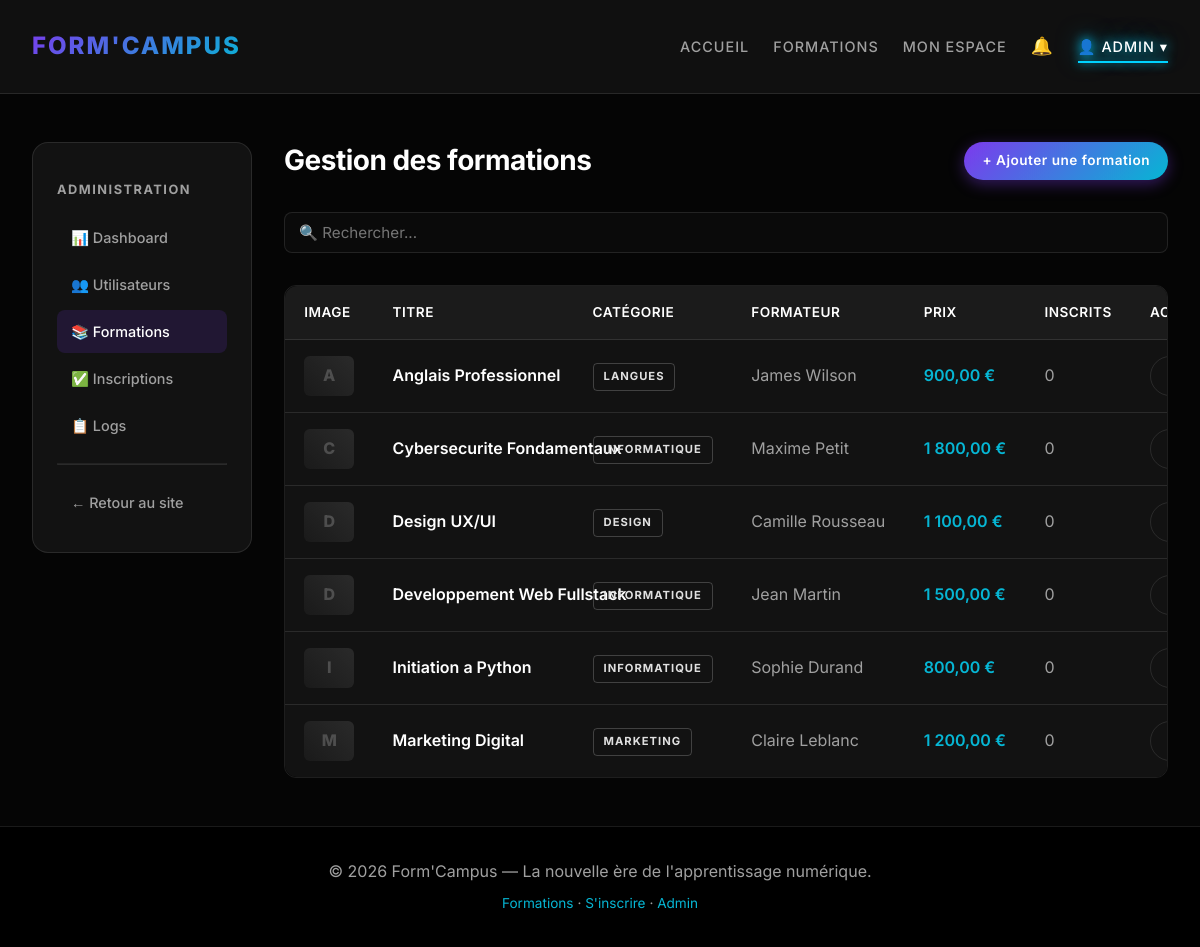
The page /admin_formations.php (signed in) on the database its author committed.
### tables this page shows
CREATE TABLE formations (
    id          INT AUTO_INCREMENT PRIMARY KEY,
    titre       VARCHAR(255)  NOT NULL,
    categorie   VARCHAR(100)  NOT NULL,
    description TEXT,
    duree       VARCHAR(50),
    prix        DECIMAL(10,2) NOT NULL DEFAULT 0,
    formateur   VARCHAR(150)  DEFAULT NULL,
    image       VARCHAR(255)  DEFAULT NULL,
    actif       TINYINT(1)    NOT NULL DEFAULT 1,
    created_at  DATETIME      DEFAULT CURRENT_TIMESTAMP
);

### admin_formations.php (the view, shortened to what this page needs)
<?php
require_once 'includes/db.php';
$formations = $pdo->query(
    "SELECT f.*, (SELECT COUNT(*) FROM inscriptions i WHERE i.formation_id=f.id) AS nb_inscrits
     FROM formations f WHERE f.actif=1 ORDER BY f.titre"
)->fetchAll();
include 'includes/header.php';
?>
<div class="admin-layout">
    <?php include 'includes/admin_sidebar.php'; ?>
    <div class="admin-content">
        <div class="page-header">
            <h1>Gestion des formations</h1>
            <a href="admin_formation_edit.php" class="btn btn-small">+ Ajouter une formation</a>
        </div>
        <div class="filter-bar">
            <input type="text" id="adminSearch" placeholder="🔍 Rechercher...">
        </div>
        <div class="table-wrap">
            <table>
                <thead>
                    <tr>
                        <th>Image</th><th>Titre</th><th>Catégorie</th>
                        <th>Formateur</th><th>Prix</th><th>Inscrits</th><th>Actions</th>
                    </tr>
                </thead>
                <tbody>
                    <?php foreach ($formations as $f): ?>
                    <tr>
                        <td>
                            <?php if (!empty($f['image'])): ?>
                                <img src="uploads/<?= htmlspecialchars($f['image']) ?>" style="width:50px;height:40px;object-fit:cover;border-radius:6px;" alt="">
                            <?php else: ?>
                                <div style="width:50px;height:40px;background:linear-gradient(45deg,#1a1a1a,#2a2a2a);border-radius:6px;display:flex;align-items:center;justify-content:center;font-weight:800;color:rgba(255,255,255,.2);">
                                    <?= substr($f['titre'],0,1) ?>
                                </div>
                            <?php endif; ?>
                        </td>
                        <td style="font-weight:600;color:#fff;max-width:200px;">
                            <?= htmlspecialchars($f['titre']) ?>
                        </td>
                        <td><span class="badge" style="<?= ''?>"><?= htmlspecialchars($f['categorie']) ?></span></td>
                        <td><?= htmlspecialchars($f['formateur'] ?? '—') ?></td>
                        <td style="color:var(--accent-color);font-weight:600;">
                            <?= $f['prix']==0?'Gratuit':number_format($f['prix'],2,',',' ').' €' ?>
                        </td>
                        <td><?= $f['nb_inscrits'] ?></td>
                        <td style="white-space:nowrap;">
                            <a href="detail.php?id=<?= $f['id'] ?>" class="btn btn-small btn-outline" target="_blank">👁</a>
                        </td>
                    </tr>
                    <?php endforeach; ?>
                </tbody>
            </table>
        </div>
    </div>
</div>
<?php include 'includes/footer.php'; ?>

### css/style.css (style rules this page uses)
:root { --bg-color: #050505; --card-bg: #121212; --card-hover: #1a1a1a; --text-color: #e0e0e0; --text-muted: #a0a0a0; --primary-color: #7c3aed; --accent-color: #06b6d4; --success-color: #22c55e; --error-color: #ef4444; --gradient-primary: linear-gradient(135deg, #7c3aed 0%, #06b6d4 100%); --gradient-glow: linear-gradient(135deg, rgba(124,58,237,.5) 0%, rgba(6,182,212,.5) 100%); --border-color: rgba(255,255,255,.1); --font-family: 'Inter', 'Segoe UI', Roboto, Helvetica, Arial, sans-serif; --shadow-glow: 0 0 20px rgba(124,58,237,.3); }
*, *::before, *::after { box-sizing: border-box; }
body { background-color: var(--bg-color); color: var(--text-color); font-family: var(--font-family); margin: 0; padding: 0; line-height: 1.6; min-height: 100vh; display: flex; flex-direction: column; }
h1, h2, h3 { color: #fff; font-weight: 700; letter-spacing: -.5px; }
h1 { font-size: 3.5rem; margin-bottom: 1rem; line-height: 1.1; }
.btn { display: inline-block; background: var(--gradient-primary); color: #fff; padding: 12px 32px; border-radius: 50px; text-decoration: none; font-weight: 600; letter-spacing: .5px; border: none; cursor: pointer; transition: transform .2s, box-shadow .2s; box-shadow: 0 4px 15px rgba(124,58,237,.4); }
.btn-small { padding: 8px 18px; font-size: .85rem; }
.btn-outline { background: transparent; border: 1px solid var(--border-color); color: var(--text-muted); box-shadow: none; }
.badge { display: inline-block; padding: 4px 10px; border-radius: 4px; font-size: .7rem; font-weight: 700; text-transform: uppercase; letter-spacing: 1px; border: 1px solid rgba(255,255,255,.2); background: transparent; color: var(--text-color); align-self: flex-start; }
input, textarea, select { background: #0a0a0a; border: 1px solid var(--border-color); color: #fff; padding: 12px 14px; border-radius: 8px; width: 100%; font-family: inherit; font-size: .95rem; transition: border-color .2s, box-shadow .2s; }
.table-wrap { overflow-x: auto; border-radius: 12px; border: 1px solid var(--border-color); }
table { width: 100%; background: var(--card-bg); border-spacing: 0; border-radius: 12px; overflow: hidden; }
th, td { padding: 1rem 1.2rem; text-align: left; border-bottom: 1px solid var(--border-color); white-space: nowrap; }
th { background: rgba(255,255,255,.04); color: #fff; font-weight: 600; font-size: .85rem; text-transform: uppercase; letter-spacing: .5px; }
td { color: var(--text-muted); }
tr:last-child td { border-bottom: none; }
.admin-layout { display: grid; grid-template-columns: 220px 1fr; gap: 2rem; margin-top: 0; }
.admin-content { min-width: 0; }
.page-header { display: flex; align-items: center; justify-content: space-between; margin-bottom: 2rem; flex-wrap: wrap; gap: 1rem; }
.page-header h1 { margin: 0; font-size: 1.75rem; }
.filter-bar { display: flex; gap: 1rem; flex-wrap: wrap; margin-bottom: 2rem; }
.filter-bar input, .filter-bar select { width: auto; flex: 1; min-width: 160px; padding: 10px 14px; }

### rows shown on the page
formations: titre "A", titre "Anglais Professionnel", categorie "LANGUES", formateur "James Wilson", prix "900,00", nb_inscrits "0"
formations: titre "C", titre "Cybersecurite Fondamentaux", categorie "INFORMATIQUE", formateur "Maxime Petit", prix "1 800,00", nb_inscrits "0"
formations: titre "D", titre "Design UX/UI", categorie "DESIGN", formateur "Camille Rousseau", prix "1 100,00", nb_inscrits "0"
formations: titre "D", titre "Developpement Web Fullstack", categorie "INFORMATIQUE", formateur "Jean Martin", prix "1 500,00", nb_inscrits "0"
formations: titre "I", titre "Initiation a Python", categorie "INFORMATIQUE", formateur "Sophie Durand", prix "800,00", nb_inscrits "0"
formations: titre "M", titre "Marketing Digital", categorie "MARKETING", formateur "Claire Leblanc", prix "1 200,00", nb_inscrits "0"

### other values the page prints
$_SESSION['user_prenom'] "ADMIN"
